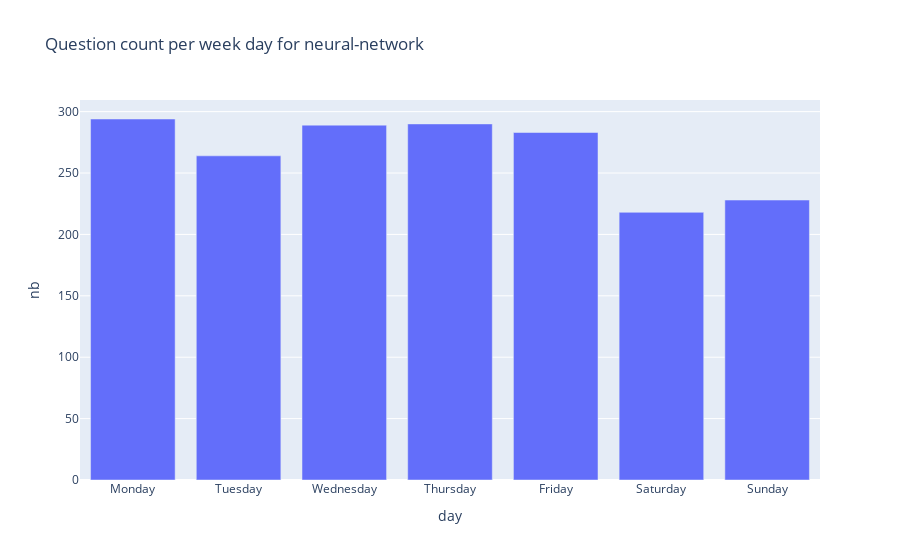

The cell this chart's notebook holds for it:
### Code cell
plot("neural-network")

### Figure 1 — Plotly figure (JSON) as saved in the notebook; plotly's stock layout.template omitted (floating-point values rounded to 4 significant figures)
{"data": [{"alignmentgroup": "True", "hovertemplate": "day=%{x}<br>nb=%{y}<extra></extra>", "legendgroup": "", "marker": {"color": "#636efa", "pattern": {"shape": ""}}, "name": "", "offsetgroup": "", "orientation": "v", "showlegend": false, "textposition": "auto", "type": "bar", "x": ["Monday", "Tuesday", "Wednesday", "Thursday", "Friday", "Saturday", "Sunday"], "xaxis": "x", "y": [294, 264, 289, 290, 283, 218, 228], "yaxis": "y"}], "layout": {"barmode": "relative", "legend": {"tracegroupgap": 0}, "title": {"text": "Question count per week day for neural-network"}, "xaxis": {"anchor": "y", "domain": [0, 1], "title": {"text": "day"}}, "yaxis": {"anchor": "x", "domain": [0, 1], "title": {"text": "nb"}}}}
